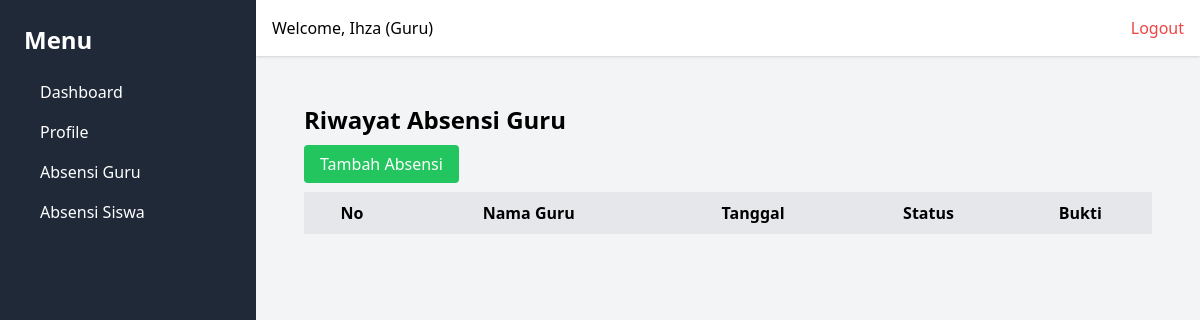
/absensi_guru/ (signed in), run on an earlier commit of the app's database.
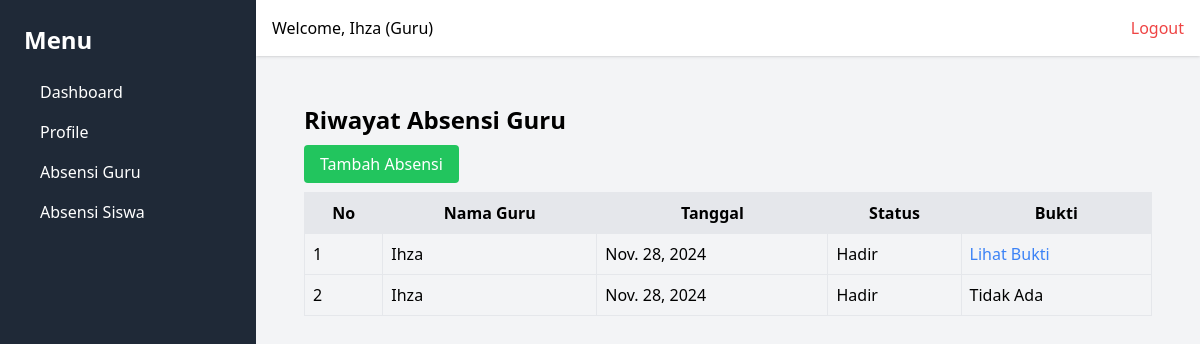
And on a later commit of the database.
### webabsensi/models.py (models this page shows, shortened)
class AttendanceGuru(models.Model):
    STATUS_CHOICES = [
        ('Hadir', 'Hadir'),
        ('Sakit', 'Sakit'),
        ('Izin', 'Izin'),
        ('Cuti', 'Cuti'),
    ]
    id_guru = models.ForeignKey(User, on_delete=models.CASCADE, limit_choices_to={'role': 'Guru'})
    tanggal = models.DateField()
    status = models.CharField(max_length=10, choices=STATUS_CHOICES)
    bukti = models.FileField(upload_to='bukti_absensi/', blank=True, null=True)
    created_at = models.DateTimeField(auto_now_add=True)
    updated_at = models.DateTimeField(auto_now=True)

class User(models.Model):
    ROLE_CHOICES = [
        ('Tata Usaha', 'Tata Usaha'),
        ('Guru', 'Guru'),
        ('Kepala Sekolah', 'Kepala Sekolah'),
    ]
    GENDER_CHOICES = [
        ('L', 'Laki-laki'),
        ('P', 'Perempuan'),
    ]
    nip = models.CharField(max_length=20, unique=True)
    email = models.EmailField(unique=True)
    password = models.CharField(max_length=255)
    nama = models.CharField(max_length=50)
    gender = models.CharField(max_length=1, choices=GENDER_CHOICES)
    role = models.CharField(max_length=20, choices=ROLE_CHOICES)
    no_telepon = models.CharField(max_length=15)
    created_at = models.DateTimeField(auto_now_add=True)
    updated_at = models.DateTimeField(auto_now=True)

### webabsensi/views.py (the view)
    def wrapper(request, *args, **kwargs):
        user_id = request.session.get('user_id')
        if not user_id:
            messages.error(request, 'Anda harus login terlebih dahulu.')
            return redirect('login')
        return view_func(request, *args, **kwargs)

### webabsensi/views.py (called while the page is built)
def login_required(view_func):
    def wrapper(request, *args, **kwargs):
        user_id = request.session.get('user_id')
        if not user_id:
            messages.error(request, 'Anda harus login terlebih dahulu.')
            return redirect('login')
        return view_func(request, *args, **kwargs)
    return wrapper

@login_required
def manage_attendance_guru(request):
    user = User.objects.get(id=request.session.get('user_id'))
    attendance_records = AttendanceGuru.objects.filter(id_guru_id=request.session['user_id']).order_by('-tanggal')
    context = {
        'attendance_records': attendance_records,
        'user': user
        }
    return render(request, 'attendance_guru/manage_attendance_guru.html', context)

### webabsensi/templates/attendance_guru/manage_attendance_guru.html
{% extends 'base.html' %}
{% block content %}
<div class="p-6">
    <h1 class="text-2xl font-bold mb-4">Riwayat Absensi Guru</h1>
    <a href="{% url 'add_attendance_guru' %}" class="bg-green-500 text-white px-4 py-2 rounded">Tambah Absensi</a>
    <table class="w-full mt-4 border">
        <thead class="bg-gray-200">
            <tr>
                <th class="p-2 border">No</th>
                <th class="p-2 border">Nama Guru</th>
                <th class="p-2 border">Tanggal</th>
                <th class="p-2 border">Status</th>
                <th class="p-2 border">Bukti</th>
            </tr>
        </thead>
        <tbody>
            {% for record in attendance_records %}
            <tr>
                <td class="p-2 border">{{ forloop.counter }}</td>
                <td class="p-2 border">{{ record.id_guru.nama }}</td>
                <td class="p-2 border">{{ record.tanggal }}</td>
                <td class="p-2 border">{{ record.status }}</td>
                <td class="p-2 border">
                    {% if record.bukti %}
                    <a href="{{ record.bukti.url }}" target="_blank" class="text-blue-500">Lihat Bukti</a>
                    {% else %}
                    Tidak Ada
                    {% endif %}
                </td>
            </tr>
            {% endfor %}
        </tbody>
    </table>
</div>
{% endblock %}

What changed in the data, as far as the page shows it:
added AttendanceGuru: id_guru.nama "Ihza", tanggal "Nov. 28, 2024", status "Hadir"
added AttendanceGuru: id_guru.nama "Ihza", tanggal "Nov. 28, 2024", status "Hadir", bukti "Tidak Ada"
